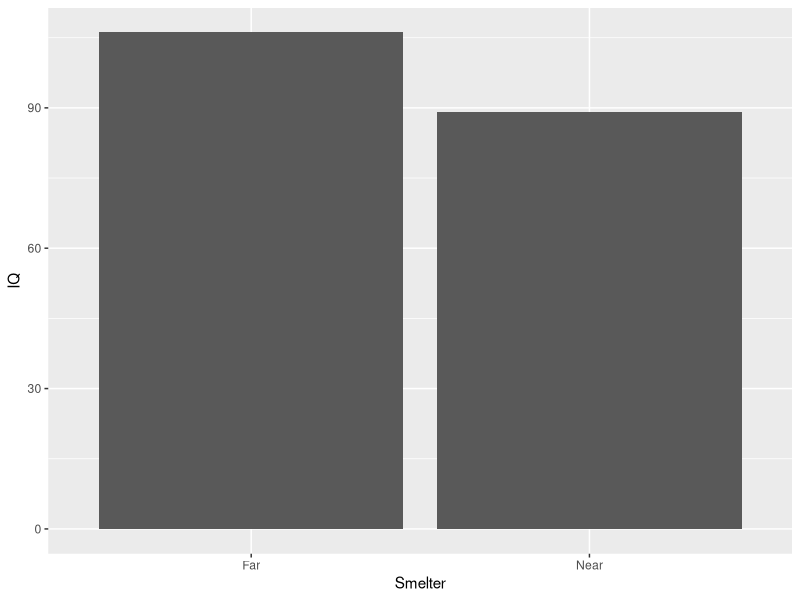

Source code (R):
## ---- chunk 1
knitr::opts_chunk$set(echo = TRUE)

dat <- read.csv('lead-iq-01.csv')
library(ggplot2)
library(sqldf)
library(tidyverse)
## ---- chunk 2
ggplot(data=dat, aes(Smelter, IQ)) + stat_summary(geom='bar', fun='mean')

meanvars = aggregate(dat$IQ, list(dat$Smelter), FUN=mean)
## ---- chunk 3
#is.data.frame(dat)


knitr::kable (dat %>%                               
  group_by(Smelter) %>% 
  summarize(Mean = mean(IQ),
            StdDev = sd(IQ),
            Minimum = min(IQ),
            Q1 = quantile(IQ, 0.25),
            Median = median(IQ),
            Q3 = quantile(IQ, 0.75),
            Maximum = max(IQ)), digits=2)
